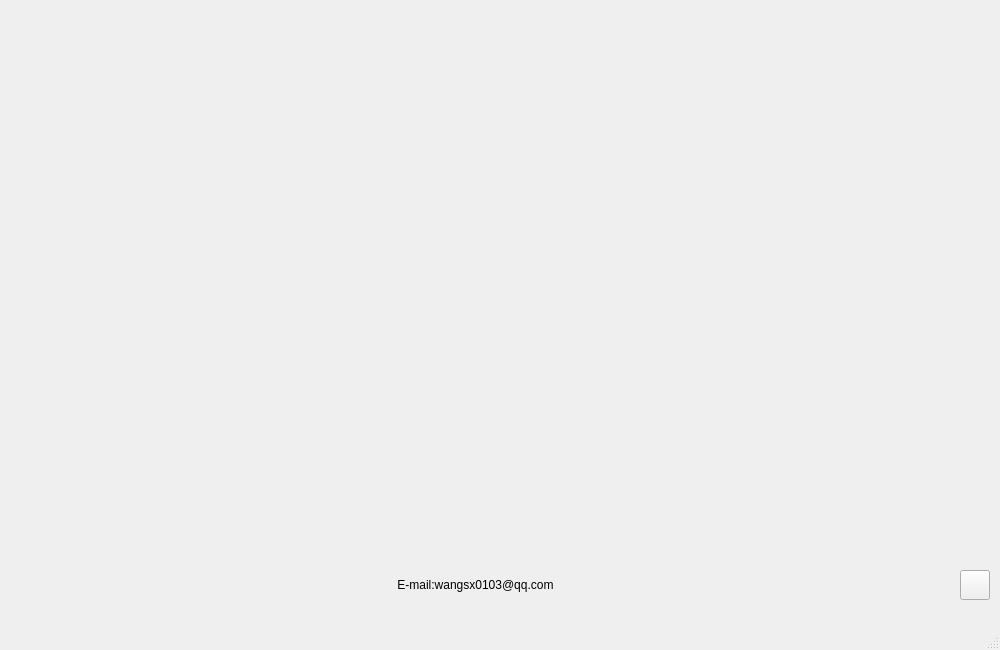
<?xml version="1.0" encoding="UTF-8"?>
<ui version="4.0">
 <class>MainWindow</class>
 <widget class="QMainWindow" name="MainWindow">
  <property name="enabled">
   <bool>true</bool>
  </property>
  <property name="geometry">
   <rect>
    <x>0</x>
    <y>0</y>
    <width>1000</width>
    <height>650</height>
   </rect>
  </property>
  <property name="minimumSize">
   <size>
    <width>400</width>
    <height>210</height>
   </size>
  </property>
  <property name="maximumSize">
   <size>
    <width>16777215</width>
    <height>16777215</height>
   </size>
  </property>
  <property name="windowTitle">
   <string>Get Wallpaper</string>
  </property>
  <widget class="QWidget" name="centralwidget">
   <widget class="QPushButton" name="pushButton">
    <property name="geometry">
     <rect>
      <x>960</x>
      <y>570</y>
      <width>30</width>
      <height>30</height>
     </rect>
    </property>
    <property name="maximumSize">
     <size>
      <width>30</width>
      <height>30</height>
     </size>
    </property>
    <property name="text">
     <string/>
    </property>
    <property name="icon">
     <iconset>
      <selectedon>:/ICON/Download.png</selectedon>
     </iconset>
    </property>
    <property name="iconSize">
     <size>
      <width>30</width>
      <height>30</height>
     </size>
    </property>
   </widget>
   <widget class="QLabel" name="label">
    <property name="geometry">
     <rect>
      <x>0</x>
      <y>570</y>
      <width>951</width>
      <height>30</height>
     </rect>
    </property>
    <property name="focusPolicy">
     <enum>Qt::StrongFocus</enum>
    </property>
    <property name="text">
     <string>E-mail:wangsx0103@qq.com</string>
    </property>
    <property name="alignment">
     <set>Qt::AlignCenter</set>
    </property>
   </widget>
   <widget class="QLabel" name="label_2">
    <property name="geometry">
     <rect>
      <x>0</x>
      <y>0</y>
      <width>991</width>
      <height>501</height>
     </rect>
    </property>
    <property name="layoutDirection">
     <enum>Qt::LeftToRight</enum>
    </property>
    <property name="text">
     <string/>
    </property>
    <property name="alignment">
     <set>Qt::AlignCenter</set>
    </property>
   </widget>
  </widget>
  <widget class="QMenuBar" name="menubar">
   <property name="geometry">
    <rect>
     <x>0</x>
     <y>0</y>
     <width>1000</width>
     <height>26</height>
    </rect>
   </property>
  </widget>
  <widget class="QStatusBar" name="statusbar"/>
 </widget>
 <resources/>
 <connections/>
</ui>
